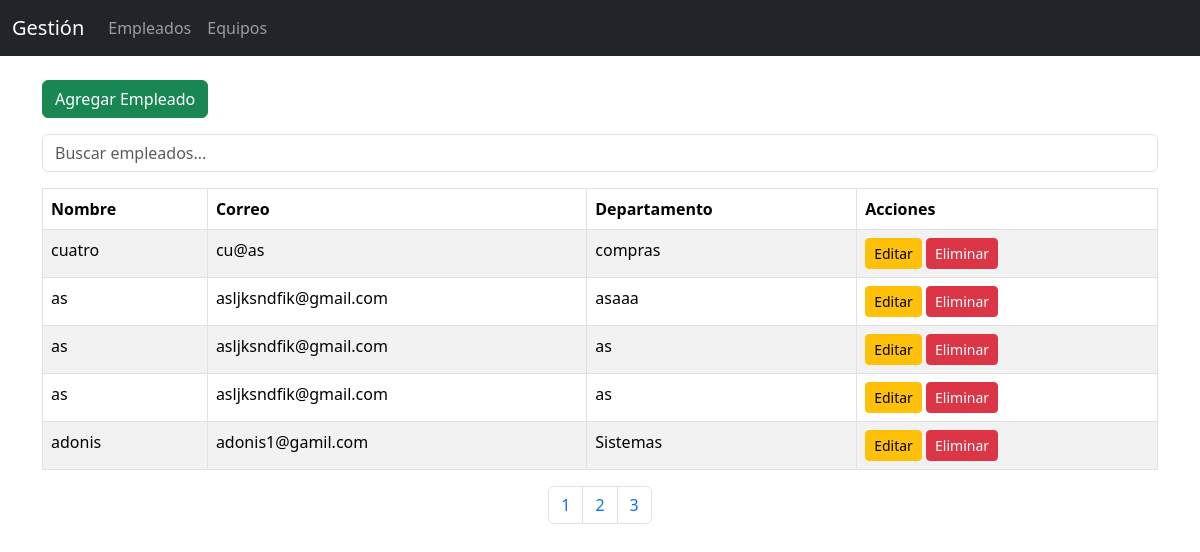
The page /empleados/listar.php on the database its author committed.
### tables this page shows
CREATE TABLE `empleados` (
  `id` int(11) NOT NULL,
  `nombre` varchar(100) NOT NULL,
  `correo` varchar(100) NOT NULL,
  `departamento` varchar(100) NOT NULL
);

### empleados/listar.php (the view, shortened to what this page needs)
<?php
include '../includes/header.php';
include '../db/conexion.php';
?>
<a href="crear.php" class="btn btn-success mb-3">Agregar Empleado</a>
<input type="text" id="buscador" class="form-control mb-3" placeholder="Buscar empleados...">
<table class="table table-bordered table-striped">
    <thead>
        <tr>
            <th>Nombre</th>
            <th>Correo</th>
            <th>Departamento</th>
            <th>Acciones</th>
        </tr>
    </thead>
    <tbody id="tabla-empleados">
    <?php
        $result = $conn->query("SELECT * FROM empleados");
        while($row = $result->fetch_assoc()):
        ?>
        <tr>
            <td><?= htmlspecialchars($row['nombre']) ?></td>
            <td><?= htmlspecialchars($row['correo']) ?></td>
            <td><?= htmlspecialchars($row['departamento']) ?></td>
            <td>
                <a href="editar.php?id=<?= $row['id'] ?>" class="btn btn-warning btn-sm">Editar</a>
                <button class="btn btn-danger btn-sm" onclick="confirmarEliminacion('eliminar.php?id=<?= $row['id'] ?>')">Eliminar</button>
            </td>
        </tr>
        <?php endwhile; ?>
    </tbody>
</table>
<nav>
    <ul class="pagination justify-content-center" id="paginacion"></ul>
</nav>
<?php
include '../includes/footer.php';

### rows shown on the page
empleados: nombre "cuatro", correo "cu@as", departamento "compras"
empleados: nombre "as", correo "asljksndfik@gmail.com", departamento "asaaa"
empleados: nombre "as", correo "asljksndfik@gmail.com", departamento "as"
empleados: nombre "as", correo "asljksndfik@gmail.com", departamento "as"
empleados: nombre "adonis", correo "adonis1@gamil.com", departamento "Sistemas"
